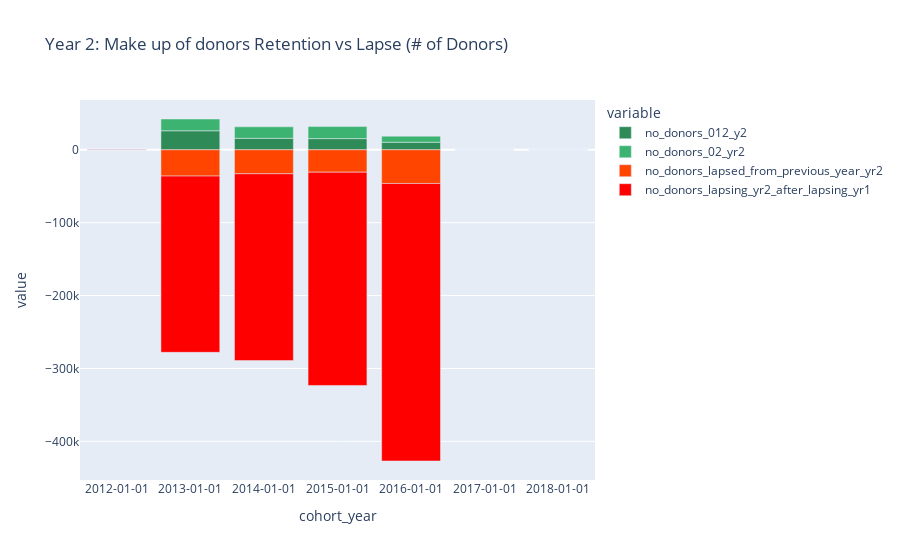

Notebook source saved alongside this figure:
### Code cell
fig = px.bar(renamed_pete_csv, x="cohort_year", y=['no_donors_012_y2', 'no_donors_02_yr2', 'no_donors_lapsed_from_previous_year_yr2', 'no_donors_lapsing_yr2_after_lapsing_yr1'],
            title="Year 2: Make up of donors Retention vs Lapse (# of Donors)", 
             color_discrete_sequence =['seagreen', 'mediumseagreen','orangered','red'])
 #barmode='group', labels={'index':'year', 'y':'amount ($)'}, 
fig.update_xaxes(type='category')
#fig.update_traces(marker_color='green','red')
fig.show()

### Figure 1 — Plotly figure (JSON) as saved in the notebook; plotly's stock layout.template omitted (floating-point values rounded to 4 significant figures)
{"data": [{"alignmentgroup": "True", "hovertemplate": "variable=no_donors_012_y2<br>cohort_year=%{x}<br>value=%{y}<extra></extra>", "legendgroup": "no_donors_012_y2", "marker": {"color": "seagreen"}, "name": "no_donors_012_y2", "offsetgroup": "no_donors_012_y2", "orientation": "v", "showlegend": true, "textposition": "auto", "type": "bar", "x": ["2012-01-01", "2013-01-01", "2014-01-01", "2015-01-01", "2016-01-01", "2017-01-01", "2018-01-01"], "xaxis": "x", "y": [12, 26080, 15739, 15323, 10335, 0, 0], "yaxis": "y"}, {"alignmentgroup": "True", "hovertemplate": "variable=no_donors_02_yr2<br>cohort_year=%{x}<br>value=%{y}<extra></extra>", "legendgroup": "no_donors_02_yr2", "marker": {"color": "mediumseagreen"}, "name": "no_donors_02_yr2", "offsetgroup": "no_donors_02_yr2", "orientation": "v", "showlegend": true, "textposition": "auto", "type": "bar", "x": ["2012-01-01", "2013-01-01", "2014-01-01", "2015-01-01", "2016-01-01", "2017-01-01", "2018-01-01"], "xaxis": "x", "y": [2, 16153, 15786, 16520, 8338, 0, 0], "yaxis": "y"}, {"alignmentgroup": "True", "hovertemplate": "variable=no_donors_lapsed_from_previous_year_yr2<br>cohort_year=%{x}<br>value=%{y}<extra></extra>", "legendgroup": "no_donors_lapsed_from_previous_year_yr2", "marker": {"color": "orangered"}, "name": "no_donors_lapsed_from_previous_year_yr2", "offsetgroup": "no_donors_lapsed_from_previous_year_yr2", "orientation": "v", "showlegend": true, "textposition": "auto", "type": "bar", "x": ["2012-01-01", "2013-01-01", "2014-01-01", "2015-01-01", "2016-01-01", "2017-01-01", "2018-01-01"], "xaxis": "x", "y": [-21, -36050, -32928, -30755, -46202, 0, 0], "yaxis": "y"}, {"alignmentgroup": "True", "hovertemplate": "variable=no_donors_lapsing_yr2_after_lapsing_yr1<br>cohort_year=%{x}<br>value=%{y}<extra></extra>", "legendgroup": "no_donors_lapsing_yr2_after_lapsing_yr1", "marker": {"color": "red"}, "name": "no_donors_lapsing_yr2_after_lapsing_yr1", "offsetgroup": "no_donors_lapsing_yr2_after_lapsing_yr1", "orientation": "v", "showlegend": true, "textposition": "auto", "type": "bar", "x": ["2012-01-01", "2013-01-01", "2014-01-01", "2015-01-01", "2016-01-01", "2017-01-01", "2018-01-01"], "xaxis": "x", "y": [-106, -241786, -256220, -292539, -380721, 0, 0], "yaxis": "y"}], "layout": {"barmode": "relative", "legend": {"title": {"text": "variable"}, "tracegroupgap": 0}, "title": {"text": "Year 2: Make up of donors Retention vs Lapse (# of Donors)"}, "xaxis": {"anchor": "y", "domain": [0, 1], "title": {"text": "cohort_year"}, "type": "category"}, "yaxis": {"anchor": "x", "domain": [0, 1], "title": {"text": "value"}}}}
